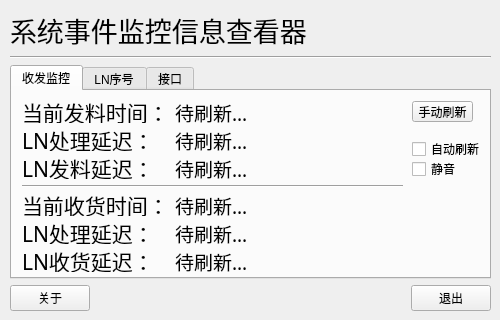
<?xml version="1.0" encoding="UTF-8"?>
<ui version="4.0">
 <class>Form</class>
 <widget class="QWidget" name="Form">
  <property name="geometry">
   <rect>
    <x>0</x>
    <y>0</y>
    <width>500</width>
    <height>320</height>
   </rect>
  </property>
  <property name="minimumSize">
   <size>
    <width>500</width>
    <height>320</height>
   </size>
  </property>
  <property name="maximumSize">
   <size>
    <width>500</width>
    <height>320</height>
   </size>
  </property>
  <property name="windowTitle">
   <string>自动收货发料信息查看器</string>
  </property>
  <widget class="QWidget" name="layoutWidget">
   <property name="geometry">
    <rect>
     <x>10</x>
     <y>10</y>
     <width>481</width>
     <height>301</height>
    </rect>
   </property>
   <layout class="QVBoxLayout" name="verticalLayout_2">
    <item>
     <layout class="QHBoxLayout" name="horizontalLayout">
      <item>
       <widget class="QLabel" name="label">
        <property name="font">
         <font>
          <family>宋体</family>
          <pointsize>20</pointsize>
          <weight>50</weight>
          <bold>false</bold>
         </font>
        </property>
        <property name="text">
         <string>系统事件监控信息查看器</string>
        </property>
        <property name="textFormat">
         <enum>Qt::RichText</enum>
        </property>
        <property name="alignment">
         <set>Qt::AlignLeading|Qt::AlignLeft|Qt::AlignVCenter</set>
        </property>
        <property name="wordWrap">
         <bool>false</bool>
        </property>
       </widget>
      </item>
      <item>
       <spacer name="horizontalSpacer">
        <property name="orientation">
         <enum>Qt::Horizontal</enum>
        </property>
        <property name="sizeHint" stdset="0">
         <size>
          <width>40</width>
          <height>20</height>
         </size>
        </property>
       </spacer>
      </item>
      <item>
       <layout class="QVBoxLayout" name="verticalLayout_3"/>
      </item>
     </layout>
    </item>
    <item>
     <widget class="Line" name="line">
      <property name="orientation">
       <enum>Qt::Horizontal</enum>
      </property>
     </widget>
    </item>
    <item>
     <widget class="QTabWidget" name="tabWidget">
      <property name="tabPosition">
       <enum>QTabWidget::North</enum>
      </property>
      <property name="tabShape">
       <enum>QTabWidget::Rounded</enum>
      </property>
      <property name="currentIndex">
       <number>0</number>
      </property>
      <property name="elideMode">
       <enum>Qt::ElideNone</enum>
      </property>
      <property name="documentMode">
       <bool>false</bool>
      </property>
      <property name="tabsClosable">
       <bool>false</bool>
      </property>
      <property name="movable">
       <bool>false</bool>
      </property>
      <widget class="QWidget" name="tab_3">
       <attribute name="title">
        <string>收发监控</string>
       </attribute>
       <widget class="QWidget" name="layoutWidget">
        <property name="geometry">
         <rect>
          <x>10</x>
          <y>10</y>
          <width>381</width>
          <height>171</height>
         </rect>
        </property>
        <layout class="QVBoxLayout" name="verticalLayout">
         <item>
          <layout class="QGridLayout" name="gridLayout_2">
           <item row="0" column="0">
            <widget class="QLabel" name="label_11">
             <property name="sizePolicy">
              <sizepolicy hsizetype="Preferred" vsizetype="Preferred">
               <horstretch>1</horstretch>
               <verstretch>0</verstretch>
              </sizepolicy>
             </property>
             <property name="font">
              <font>
               <family>宋体</family>
               <pointsize>16</pointsize>
              </font>
             </property>
             <property name="text">
              <string>当前发料时间：</string>
             </property>
            </widget>
           </item>
           <item row="0" column="1">
            <widget class="QLabel" name="cpfaliaotime">
             <property name="sizePolicy">
              <sizepolicy hsizetype="Preferred" vsizetype="Preferred">
               <horstretch>2</horstretch>
               <verstretch>0</verstretch>
              </sizepolicy>
             </property>
             <property name="font">
              <font>
               <family>宋体</family>
               <pointsize>14</pointsize>
              </font>
             </property>
             <property name="text">
              <string>待刷新...</string>
             </property>
            </widget>
           </item>
           <item row="1" column="0">
            <widget class="QLabel" name="label_14">
             <property name="enabled">
              <bool>true</bool>
             </property>
             <property name="sizePolicy">
              <sizepolicy hsizetype="Preferred" vsizetype="Preferred">
               <horstretch>1</horstretch>
               <verstretch>0</verstretch>
              </sizepolicy>
             </property>
             <property name="font">
              <font>
               <family>宋体</family>
               <pointsize>16</pointsize>
              </font>
             </property>
             <property name="text">
              <string>LN处理延迟：</string>
             </property>
            </widget>
           </item>
           <item row="1" column="1">
            <widget class="QLabel" name="fl_ln_clyc">
             <property name="enabled">
              <bool>true</bool>
             </property>
             <property name="sizePolicy">
              <sizepolicy hsizetype="Preferred" vsizetype="Preferred">
               <horstretch>2</horstretch>
               <verstretch>0</verstretch>
              </sizepolicy>
             </property>
             <property name="font">
              <font>
               <family>宋体</family>
               <pointsize>14</pointsize>
               <weight>50</weight>
               <bold>false</bold>
              </font>
             </property>
             <property name="autoFillBackground">
              <bool>false</bool>
             </property>
             <property name="text">
              <string>待刷新...</string>
             </property>
            </widget>
           </item>
           <item row="2" column="0">
            <widget class="QLabel" name="label_15">
             <property name="enabled">
              <bool>true</bool>
             </property>
             <property name="sizePolicy">
              <sizepolicy hsizetype="Preferred" vsizetype="Preferred">
               <horstretch>1</horstretch>
               <verstretch>0</verstretch>
              </sizepolicy>
             </property>
             <property name="font">
              <font>
               <family>宋体</family>
               <pointsize>16</pointsize>
              </font>
             </property>
             <property name="text">
              <string>LN发料延迟：</string>
             </property>
            </widget>
           </item>
           <item row="2" column="1">
            <widget class="QLabel" name="ln_flyc">
             <property name="enabled">
              <bool>true</bool>
             </property>
             <property name="sizePolicy">
              <sizepolicy hsizetype="Preferred" vsizetype="Preferred">
               <horstretch>2</horstretch>
               <verstretch>0</verstretch>
              </sizepolicy>
             </property>
             <property name="font">
              <font>
               <family>宋体</family>
               <pointsize>14</pointsize>
               <weight>50</weight>
               <bold>false</bold>
              </font>
             </property>
             <property name="text">
              <string>待刷新...</string>
             </property>
            </widget>
           </item>
          </layout>
         </item>
         <item>
          <widget class="Line" name="line_2">
           <property name="orientation">
            <enum>Qt::Horizontal</enum>
           </property>
          </widget>
         </item>
         <item>
          <layout class="QGridLayout" name="gridLayout">
           <item row="0" column="0">
            <widget class="QLabel" name="label_6">
             <property name="sizePolicy">
              <sizepolicy hsizetype="Preferred" vsizetype="Preferred">
               <horstretch>1</horstretch>
               <verstretch>0</verstretch>
              </sizepolicy>
             </property>
             <property name="font">
              <font>
               <family>宋体</family>
               <pointsize>16</pointsize>
              </font>
             </property>
             <property name="text">
              <string>当前收货时间：</string>
             </property>
            </widget>
           </item>
           <item row="0" column="1">
            <widget class="QLabel" name="cpshouhuotime">
             <property name="sizePolicy">
              <sizepolicy hsizetype="Preferred" vsizetype="Preferred">
               <horstretch>2</horstretch>
               <verstretch>0</verstretch>
              </sizepolicy>
             </property>
             <property name="font">
              <font>
               <family>宋体</family>
               <pointsize>14</pointsize>
              </font>
             </property>
             <property name="text">
              <string>待刷新...</string>
             </property>
            </widget>
           </item>
           <item row="1" column="0">
            <widget class="QLabel" name="label_3">
             <property name="sizePolicy">
              <sizepolicy hsizetype="Preferred" vsizetype="Preferred">
               <horstretch>1</horstretch>
               <verstretch>0</verstretch>
              </sizepolicy>
             </property>
             <property name="font">
              <font>
               <family>宋体</family>
               <pointsize>16</pointsize>
              </font>
             </property>
             <property name="text">
              <string>LN处理延迟：</string>
             </property>
            </widget>
           </item>
           <item row="1" column="1">
            <widget class="QLabel" name="sh_ln_clyc">
             <property name="sizePolicy">
              <sizepolicy hsizetype="Preferred" vsizetype="Preferred">
               <horstretch>2</horstretch>
               <verstretch>0</verstretch>
              </sizepolicy>
             </property>
             <property name="font">
              <font>
               <family>宋体</family>
               <pointsize>14</pointsize>
               <weight>50</weight>
               <bold>false</bold>
              </font>
             </property>
             <property name="autoFillBackground">
              <bool>false</bool>
             </property>
             <property name="text">
              <string>待刷新...</string>
             </property>
            </widget>
           </item>
           <item row="2" column="0">
            <widget class="QLabel" name="label_4">
             <property name="sizePolicy">
              <sizepolicy hsizetype="Preferred" vsizetype="Preferred">
               <horstretch>1</horstretch>
               <verstretch>0</verstretch>
              </sizepolicy>
             </property>
             <property name="font">
              <font>
               <family>宋体</family>
               <pointsize>16</pointsize>
              </font>
             </property>
             <property name="text">
              <string>LN收货延迟：</string>
             </property>
            </widget>
           </item>
           <item row="2" column="1">
            <widget class="QLabel" name="ln_shyc">
             <property name="sizePolicy">
              <sizepolicy hsizetype="Preferred" vsizetype="Preferred">
               <horstretch>0</horstretch>
               <verstretch>2</verstretch>
              </sizepolicy>
             </property>
             <property name="font">
              <font>
               <family>宋体</family>
               <pointsize>14</pointsize>
               <weight>50</weight>
               <bold>false</bold>
              </font>
             </property>
             <property name="text">
              <string>待刷新...</string>
             </property>
            </widget>
           </item>
          </layout>
         </item>
        </layout>
       </widget>
       <widget class="QPushButton" name="conn_db_botton">
        <property name="geometry">
         <rect>
          <x>400</x>
          <y>10</y>
          <width>61</width>
          <height>21</height>
         </rect>
        </property>
        <property name="text">
         <string>手动刷新</string>
        </property>
       </widget>
       <widget class="QCheckBox" name="checkBox_auto_Flash">
        <property name="geometry">
         <rect>
          <x>400</x>
          <y>50</y>
          <width>71</width>
          <height>16</height>
         </rect>
        </property>
        <property name="text">
         <string>自动刷新</string>
        </property>
       </widget>
       <widget class="QCheckBox" name="checkBox_Slient">
        <property name="geometry">
         <rect>
          <x>400</x>
          <y>70</y>
          <width>47</width>
          <height>16</height>
         </rect>
        </property>
        <property name="text">
         <string>静音</string>
        </property>
       </widget>
      </widget>
      <widget class="QWidget" name="tab_5">
       <attribute name="title">
        <string>LN序号</string>
       </attribute>
       <widget class="QTableView" name="ln_snc">
        <property name="geometry">
         <rect>
          <x>10</x>
          <y>10</y>
          <width>451</width>
          <height>151</height>
         </rect>
        </property>
       </widget>
       <widget class="QPushButton" name="ln_scn_db_mu">
        <property name="geometry">
         <rect>
          <x>10</x>
          <y>170</y>
          <width>61</width>
          <height>21</height>
         </rect>
        </property>
        <property name="text">
         <string>获取数据</string>
        </property>
       </widget>
      </widget>
      <widget class="QWidget" name="tab">
       <attribute name="title">
        <string>接口</string>
       </attribute>
       <widget class="QLabel" name="label_9">
        <property name="enabled">
         <bool>false</bool>
        </property>
        <property name="geometry">
         <rect>
          <x>10</x>
          <y>10</y>
          <width>91</width>
          <height>21</height>
         </rect>
        </property>
        <property name="text">
         <string>待开发...</string>
        </property>
       </widget>
      </widget>
     </widget>
    </item>
    <item>
     <layout class="QHBoxLayout" name="horizontalLayout_2">
      <item>
       <widget class="QPushButton" name="about_button">
        <property name="text">
         <string>关于</string>
        </property>
       </widget>
      </item>
      <item>
       <spacer name="horizontalSpacer_2">
        <property name="orientation">
         <enum>Qt::Horizontal</enum>
        </property>
        <property name="sizeHint" stdset="0">
         <size>
          <width>40</width>
          <height>20</height>
         </size>
        </property>
       </spacer>
      </item>
      <item>
       <widget class="QPushButton" name="pushButton">
        <property name="text">
         <string>退出</string>
        </property>
       </widget>
      </item>
     </layout>
    </item>
   </layout>
  </widget>
 </widget>
 <resources/>
 <connections>
  <connection>
   <sender>pushButton</sender>
   <signal>clicked()</signal>
   <receiver>Form</receiver>
   <slot>close()</slot>
   <hints>
    <hint type="sourcelabel">
     <x>120</x>
     <y>306</y>
    </hint>
    <hint type="destinationlabel">
     <x>390</x>
     <y>46</y>
    </hint>
   </hints>
  </connection>
  <connection>
   <sender>about_button</sender>
   <signal>clicked()</signal>
   <receiver>Form</receiver>
   <slot>show()</slot>
   <hints>
    <hint type="sourcelabel">
     <x>392</x>
     <y>313</y>
    </hint>
    <hint type="destinationlabel">
     <x>312</x>
     <y>310</y>
    </hint>
   </hints>
  </connection>
 </connections>
</ui>
